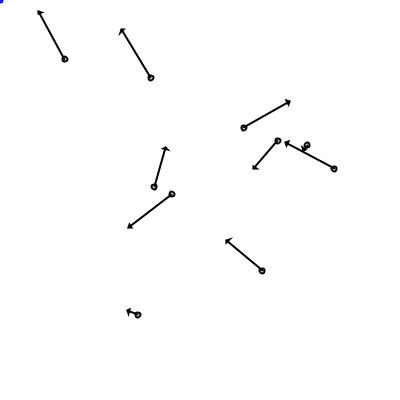
Frame 1 (no input)
Frame 60 (the mouse pressed at the canvas centre just before this capture): identical to frame 1, image omitted
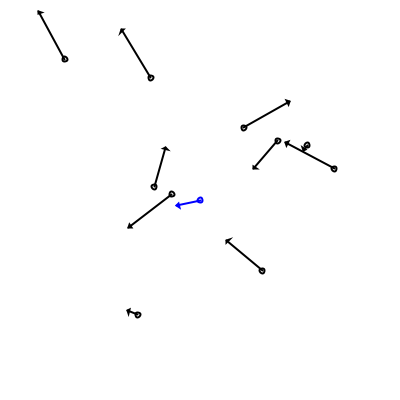
Frame 120 (the mouse held since frame 60 and released just before this capture)

The Processing sketch that drew these frames (run headless with seeded random() and noise(); from frame 60 on, the mouse is pressed at the canvas centre):

// Processing sketch: processing_180323
// ── processing_180323.pde

Observation[] knownObs = new Observation[10];

void setup() {
  size(400, 400);
  int border = 50;
  for (int i = 0; i < knownObs.length; i++) {
    PVector origin = new PVector(random(0 + border, width - border), random(0 + border, height - border));
    PVector wind = new PVector(random(-50, 50), random(-50, 50));
    knownObs[i] = new Observation(origin, wind);
  }
}

void draw() {
  background(255);
  smooth();
  strokeWeight(2);
  for (int i = 0; i < knownObs.length; i++) {
    knownObs[i].display();
  }
  interpolate(mouseX, mouseY);
}

void interpolate(int x, int y) {
  PVector origin = new PVector(x, y);
  PVector wind = new PVector(0, 0);
  float totalIDWdistance = 0.0;
  for (int i = 0; i < knownObs.length; i++) {
    float IDWdistance = 1/(pow(PVector.dist(origin, knownObs[i].origin), 2));
    wind.x += knownObs[i].wind.x * IDWdistance;
    wind.y += knownObs[i].wind.y * IDWdistance;
    totalIDWdistance += IDWdistance;
  }
  wind.x = wind.x/totalIDWdistance;
  wind.y = wind.y/totalIDWdistance;

  stroke(0, 0, 255);
  pushMatrix();
  translate(origin.x, origin.y);
  ellipse(0, 0, 5, 5);
  line(0, 0, wind.x, wind.y);
  translate(wind.x, wind.y);
  rotate(atan2(wind.y, wind.x));
  triangle(0, 0, -2, -2, -2, 2);
  popMatrix();
}

class Observation {
  PVector origin;
  PVector wind;

  Observation(PVector tempOrigin, PVector tempWind) {
    origin = tempOrigin;
    wind = tempWind;
  }

  void display() {
    stroke(0, 0, 0);
    pushMatrix();
    translate(origin.x, origin.y);
    ellipse(0, 0, 5, 5);
    line(0, 0, wind.x, wind.y);
    translate(wind.x, wind.y);
    rotate(atan2(wind.y, wind.x));
    triangle(0, 0, -2, -2, -2, 2);
    popMatrix();
  }
}
